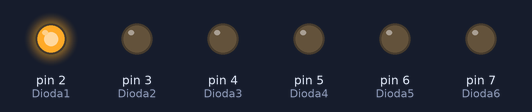
Bench run of a sketch on a simulated Arduino Uno, built with avr-gcc and run on an emulated ATmega328P. Parts: output pins drawn as LEDs (lit = HIGH).

Above: at 0.05 s.
At 0.55 s:
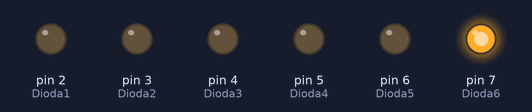
At 0.75 s:
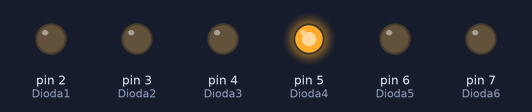
At 1.45 s:
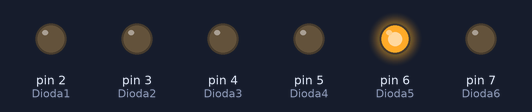
At 2.15 s:
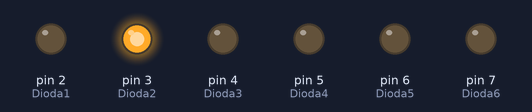
At 2.85 s:
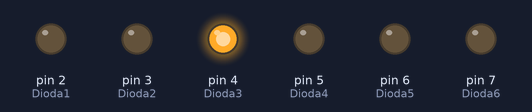
Timing chart, 0 to 3.1 s (numbered marks = the images above):
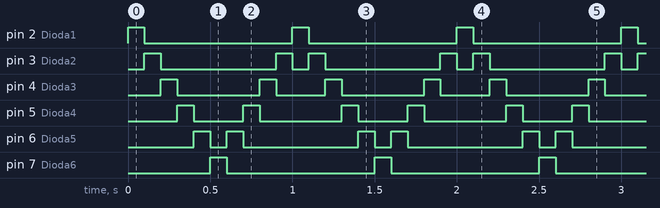

The sketch:

simple_diodes.ino
```cpp
int Dioda1 = 2; //definiuje po kolei kazda diode by potem wykorzystac to w petli do gaszenia i zapalania diod
int Dioda2 = 3;
int Dioda3 = 4;
int Dioda4 = 5;
int Dioda5 = 6;
int Dioda6 = 7;


void setup() {
  // put your setup code here, to run once:
  pinMode(Dioda1,OUTPUT); //definiuje diody jako wyjscia z ukladu
  pinMode(Dioda2,OUTPUT);
  pinMode(Dioda3,OUTPUT);
  pinMode(Dioda4,OUTPUT);
  pinMode(Dioda5,OUTPUT);
  pinMode(Dioda6,OUTPUT);
}

void loop() {
  // put your main code here, to run repeatedly:

  for (int i = 2; i<=7; i++) //forward loop
  {
    digitalWrite(i,HIGH);
    delay(100);
    digitalWrite(i,LOW);
  }

  for (int j =6; j>2; j--) //backward loop
  {
    digitalWrite(j,HIGH);
    delay(100);
    digitalWrite(j,LOW);
  }

}
```

Measured:
- by itself, pin 2 (Dioda1), pin 7 (Dioda6): alternates HIGH for 0.10 s and LOW for 0.90 s
- by itself, pin 3 (Dioda2): repeats every 1.0 s: LOW 0.70 s, HIGH 0.10 s, LOW 0.10 s, HIGH 0.10 s
- by itself, pin 4 (Dioda3): repeats every 1.0 s: LOW 0.50 s, HIGH 0.10 s, LOW 0.30 s, HIGH 0.10 s
- by itself, pin 5 (Dioda4): repeats every 1.0 s: LOW 0.30 s, HIGH 0.10 s, LOW 0.50 s, HIGH 0.10 s
- by itself, pin 6 (Dioda5): repeats every 1.0 s: LOW 0.10 s, HIGH 0.10 s, LOW 0.70 s, HIGH 0.10 s
